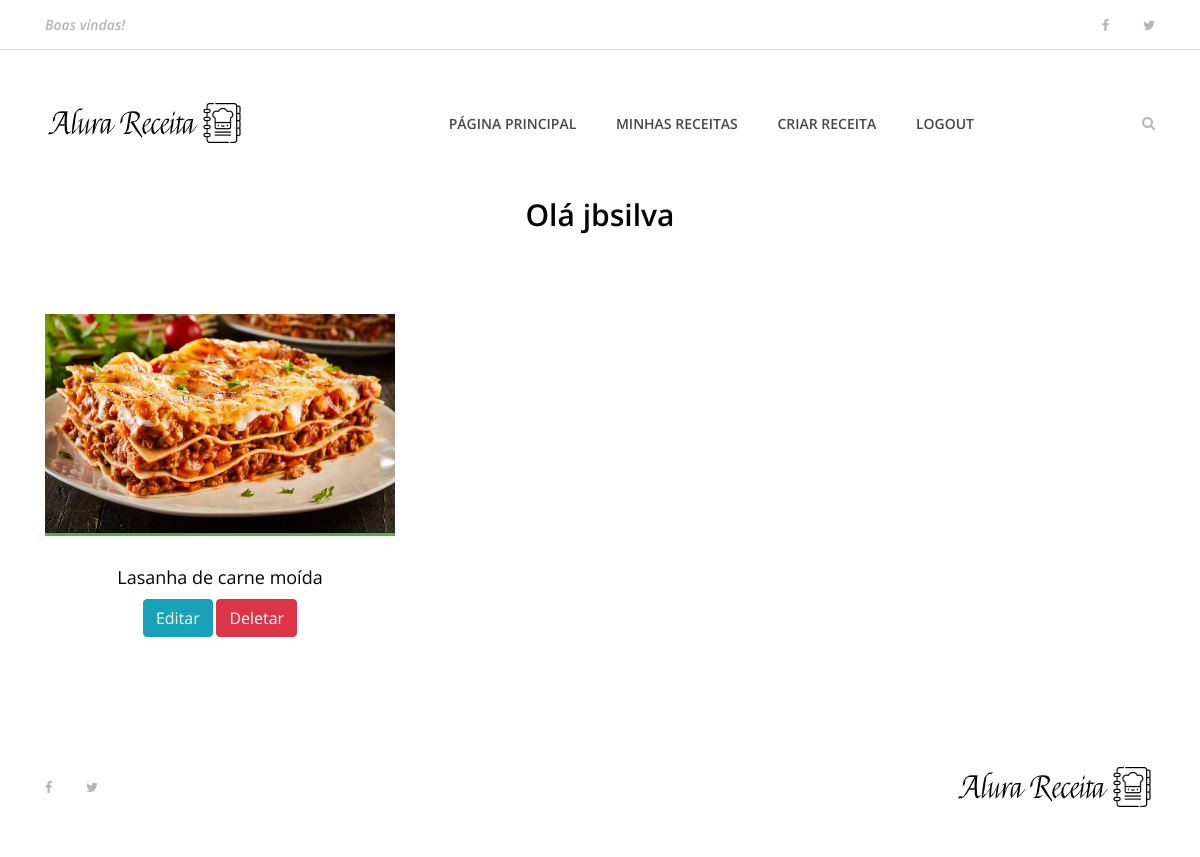
The app's page /usuarios/dashboard (signed in), older data.
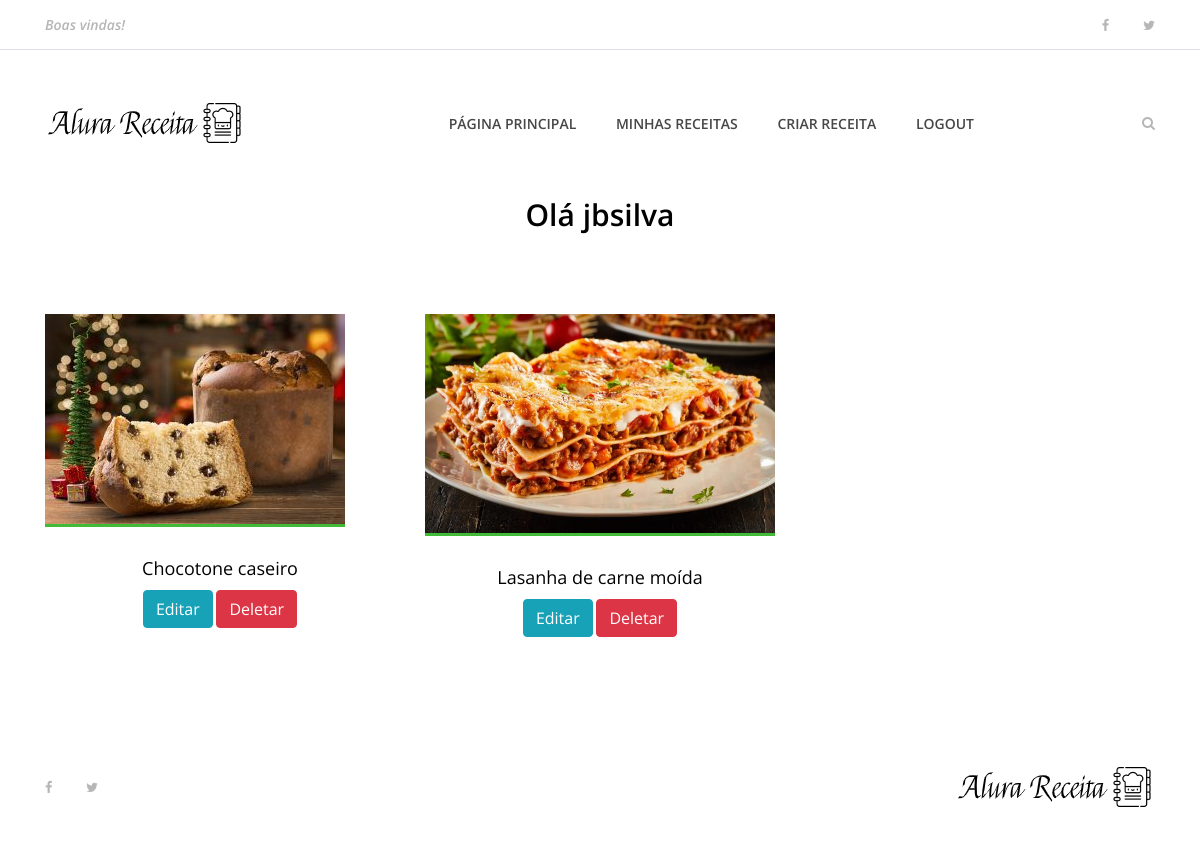
The same page, newer data.
### receitas/models.py (models this page shows, shortened)
class Receita(models.Model):
    pessoa = models.ForeignKey(User, on_delete=models.CASCADE)
    nome_receita = models.CharField(max_length=200)
    ingredientes = models.TextField()
    modo_preparo = models.TextField()
    tempo_preparo = models.IntegerField()
    rendimento = models.CharField(max_length=100)
    categoria = models.CharField(max_length=100)
    date_receita = models.DateTimeField(default=datetime.now, blank=True)
    foto_receita = models.ImageField(upload_to='fotos/%d/%m/%Y/', blank=True)
    publicada = models.BooleanField(default=False)

### usuarios/views.py (the view)
# urls.py: path('dashboard', dashboard, name='dashboard'),
def dashboard(request):
    if request.user.is_authenticated:
        id = request.user.id
        receitas = Receita.objects.order_by('-date_receita').filter(pessoa=id)
        dados = {
            'receitas' : receitas
        }
        return render(request, 'dashboard.html', dados)
    else:
        return redirect('index')

### usuarios/templates/dashboard.html (shortened to what this page needs)
{% extends 'base.html' %}
{% load static %}
{% block content %}
    {% include 'partials/_menu.html' %}
    <div class="contact-area section-padding-0">
        <div class="container">
            <div class="row">
                <div class="col-12">
                    <div class="section-heading">
                        <h3>Olá {{ user.username }}</h3>
                    </div>
                </div>
            </div>
        </div>
     </div>
    <section class="best-receipe-area">
        <div class="container">
            <div class="row">
                {% if receitas %}
                {% for receita in receitas %}
                <div class="col-12 col-sm-6 col-lg-4">
                    <div class="single-best-receipe-area mb-30">
                        {% if receita.foto_receita == '' %}
                            <img src="{% static 'img/bg-img/foto_receita.png' %}" alt="">
                        {% else %}
                            <img src="{{ receita.foto_receita.url }}" alt="">
                        {% endif %}
                            <div class="receipe-content">
                            <a href="{% url 'receita' receita.id %}">
                                <h5>{{ receita.nome_receita }}</h5>
                                <a href="{% url 'edita_receita' receita.id %}" type="button" class="btn btn-info">Editar</a>
                                <a href="{% url 'deleta_receita' receita.id %}" type="button" class="btn btn-danger">Deletar</a>
                            </a>
                        </div>
                    </div>
                </div>
                {% endfor %}
                {% endif %}
            </div>
        </div>
    </section>
    {% include 'partials/_footer.html' %}
{% endblock %}

Row changes from the older to the newer data that the page shows:
added Receita: foto_receita (picture), nome_receita "Chocotone caseiro"
